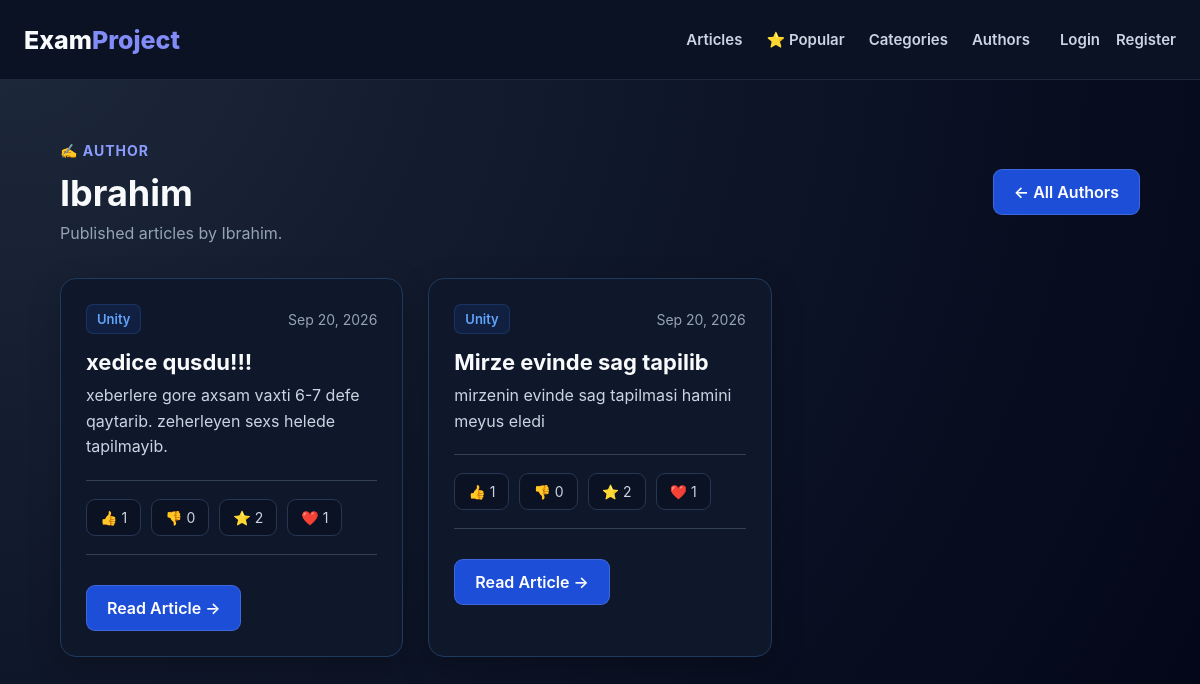
The app's page /articles/authors/1/, older data.
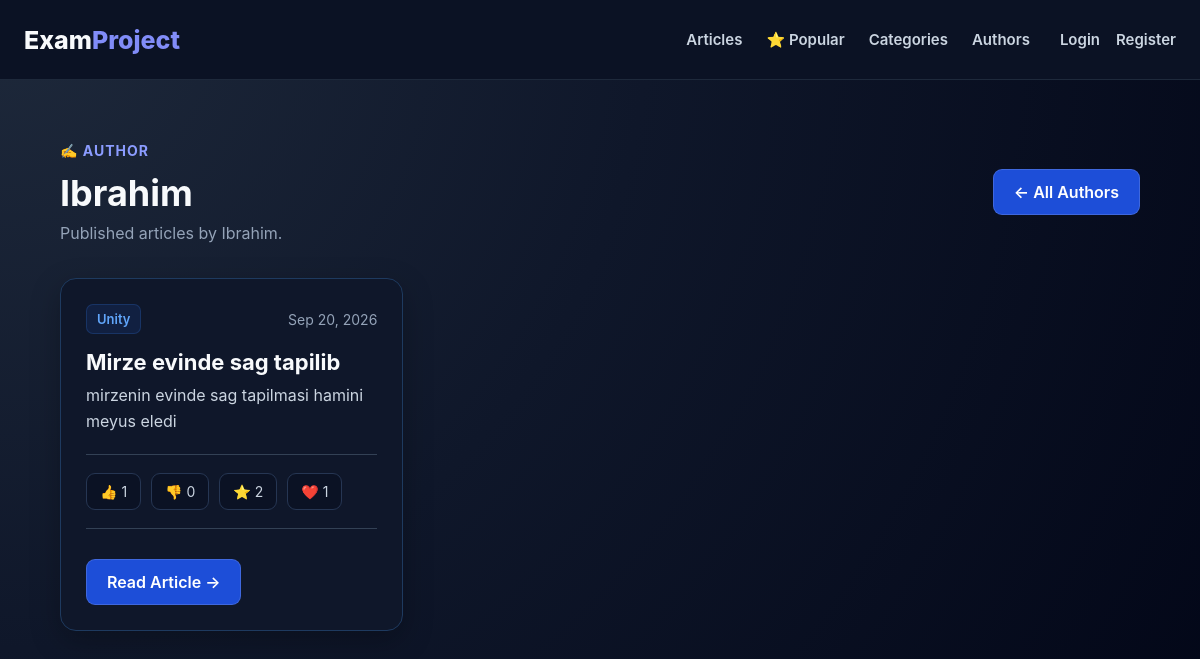
The same page, newer data.
### articles/models.py (models this page shows, shortened)
class Article(models.Model):
    title = models.CharField(
        max_length=200
    )
    image = models.ImageField(
        upload_to="articles/",
        blank=True,
        null=True
    )
    content = models.TextField()
    category = models.ForeignKey(
        Category,
        on_delete=models.SET_NULL,
        null=True,
        related_name="articles"
    )
    author = models.ForeignKey(
        User,
        on_delete=models.CASCADE,
        related_name="articles"
    )
    created_at = models.DateTimeField(
        auto_now_add=True
    )
    updated_at = models.DateTimeField(
        auto_now=True
    )
    status = models.CharField(
        max_length=20,
        choices=[
            ("pending", "Pending"),
            ("published", "Published"),
        ],
        default="pending"
    )
    likes = models.ManyToManyField(
        User,
        related_name="liked_articles",
        blank=True
    )
    dislikes = models.ManyToManyField(
        User,
        related_name="disliked_articles",
        blank=True
    )
    favorites = models.ManyToManyField(
        User,
        related_name="favorite_articles",
        blank=True
    )

class Category(models.Model):
    name = models.CharField(
        max_length=100,
        unique=True
    )

### articles/views.py (the view)
def author_articles(request, author_id):
    author = get_object_or_404(
        User,
        id=author_id
    )
    articles = Article.objects.filter(
        author=author,
        status="published"
    ).select_related(
        "author",
        "category"
    ).prefetch_related(
        "ratings",
        "likes",
        "dislikes",
        "favorites"
    ).order_by("-created_at")
    return render(request, "article/author_articles.html", {
        "author": author,
        "articles": articles
    })

### templates/article/author_articles.html (shortened to what this page needs)
{% extends "base.html" %}
{% block content %}
<div class="articles-container">
    <div class="articles-header">
        <div>
            <span class="authors-label">
                ✍️ AUTHOR
            </span>
            <h1>{{ author.username }}</h1>
            <p>
                Published articles by {{ author.username }}.
            </p>
        </div>
        <a
            href="{% url 'author_list' %}"
            class="btn btn-secondary"
        >
            ← All Authors
        </a>
    </div>
    {% if articles %}
        <div class="articles-grid">
            {% for article in articles %}
                <article class="article-card">
                    <div class="article-card-content">
                        <div class="article-meta">
                            {% if article.category %}
                                <span class="article-category">
                                    {{ article.category.name }}
                                </span>
                            {% endif %}
                            <span>
                                {{ article.created_at|date:"M d, Y" }}
                            </span>
                        </div>
                        <h2>
                            {{ article.title }}
                        </h2>
                        <p class="article-preview">
                            {{ article.content|truncatewords:30 }}
                        </p>
                        <div class="article-stats">
                            <span>
                                👍 {{ article.likes.count }}
                            </span>
                            <span>
                                👎 {{ article.dislikes.count }}
                            </span>
                            <span>
                                ⭐ {{ article.ratings.count }}
                            </span>
                            <span>
                                ❤️ {{ article.favorites.count }}
                            </span>
                        </div>
                        <a
                            href="{% url 'article_detail' article.id %}"
                            class="btn btn-secondary"
                        >
                            Read Article →
                        </a>
                    </div>
                </article>
            {% endfor %}
        </div>
    {% endif %}
</div>
{% endblock %}

Row changes from the older to the newer data that the page shows:
removed Article: category.name "Unity", created_at "Sep 20, 2026", title "xedice qusdu!!!", content "xeberlere gore axsam vaxti 6-7 defe qaytarib. zeherleyen sexs helede tapilmayib.", likes.count "1", dislikes.count "0", ratings.count "2", favorites.count "1"
